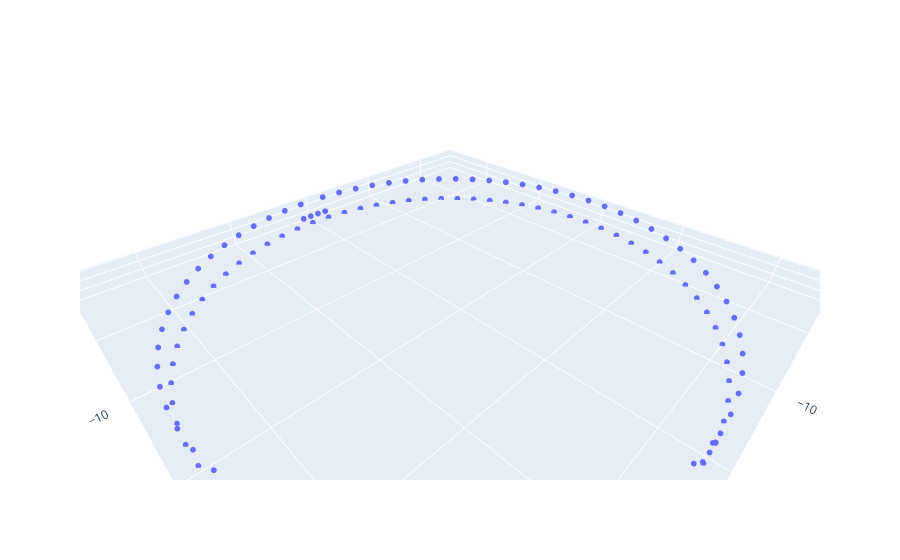

Notebook source saved alongside this figure:
### Code cell
# drive.mount('/content/drive')
# drive_path = "/content/drive/MyDrive/Research/PhD/Scripts/"
# stl_file_path = drive_path + "test_part.stl"
stl_file_path = "./squares.stl"
# stl_file_path = "./vessel_half.stl"
# stl_file_path = "./circle_split.stl"
# stl_file_path = "./vessel_quarter.stl"
# stl_file_path = "./simple_split.stl"
# stl_file_path = "./neuro_model_solid.stl"
# stl_file_path = "./neuro_model_half.stl"





mesh_data = mesh.Mesh.from_file(stl_file_path)

# Extract vertices
vertices = mesh_data.vectors.reshape((-1, 3))

# Create a 3D scatter plot
fig = make_subplots(rows=1, cols=1, specs=[[{'type': 'scatter3d'}]])

fig.add_trace(go.Scatter3d(
    x=vertices[:, 0],
    y=vertices[:, 1],
    z=vertices[:, 2],
    mode='markers',
    marker=dict(size=2),
))

# Set layout
fig.update_layout(scene=dict(aspectmode="data"))

# Show the plot
fig.show()

### Figure 1 — Plotly figure (JSON) as saved in the notebook; plotly's stock layout.template omitted (floating-point values rounded to 4 significant figures; data arrays with more than 128 entries replaced by an {"elided": "..."} marker saying what was removed)
{"data": [{"marker": {"size": 2}, "mode": "markers", "type": "scatter3d", "x": {"elided": "834 float values"}, "y": {"elided": "834 float values"}, "z": {"elided": "834 float values"}}], "layout": {"scene": {"aspectmode": "data", "domain": {"x": [0, 1], "y": [0, 1]}}}}
